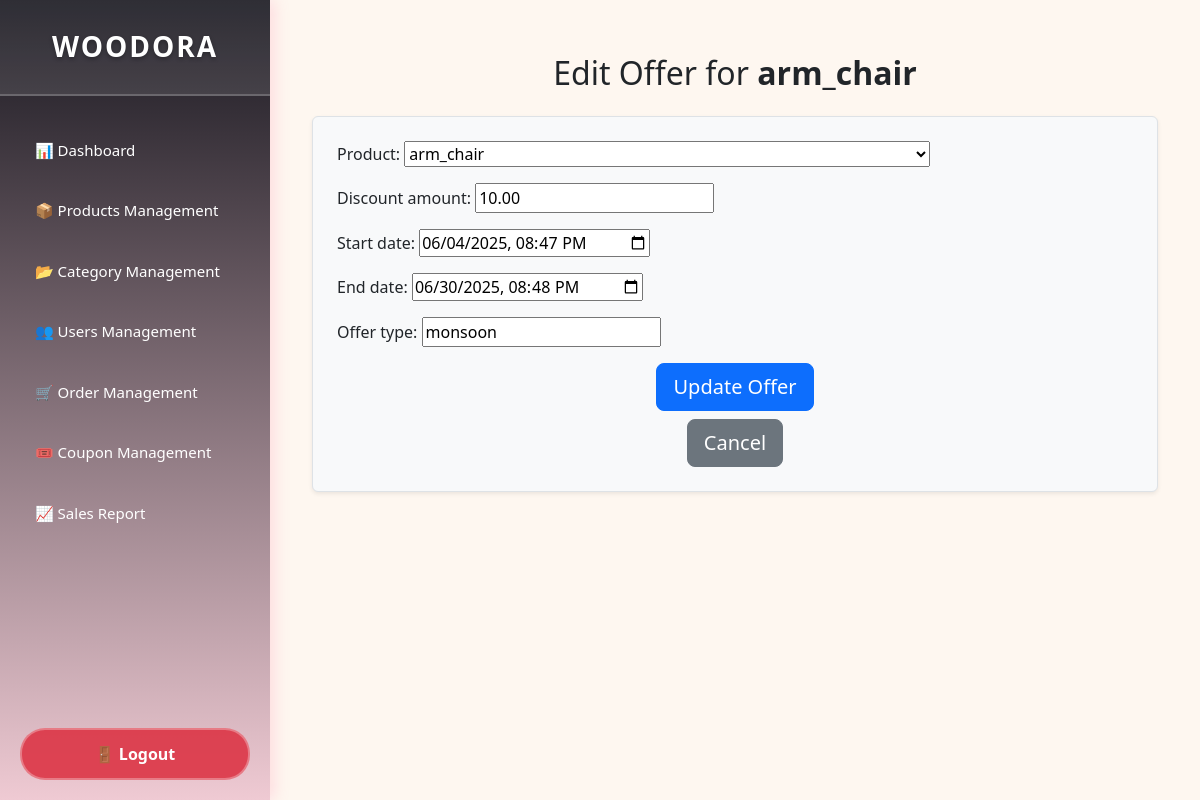
/custom_admin/products/4/edit_offer/ (signed in), run on the app's committed database.
### products/models.py (models this page shows, shortened)
class ProductOffer(models.Model):
    product = models.ForeignKey(Product, on_delete=models.CASCADE)
    discount_amount = models.DecimalField(max_digits=10, decimal_places=2)
    start_date = models.DateTimeField()
    end_date = models.DateTimeField()
    offer_type = models.CharField(max_length=50)

class Product(models.Model):
    category = models.ForeignKey(Category, on_delete=models.CASCADE, verbose_name="Category", default=1, related_name="products")
    name = models.CharField(max_length=200, verbose_name="Product Name")
    description = models.TextField(verbose_name="Product Description")
    brand = models.CharField(max_length=100, verbose_name="Brand", blank=True, null=True)
    price = models.DecimalField(max_digits=10, decimal_places=2, verbose_name="Price")
    stock = models.PositiveIntegerField(default=0)
    original_price = models.DecimalField(max_digits=10, decimal_places=2, verbose_name="Original Price", blank=True, null=True)
    discount_percentage = models.DecimalField(max_digits=5, decimal_places=2, verbose_name="Discount Percentage", blank=True, null=True, default=0)
    stock_status = models.BooleanField(default=True, verbose_name="In Stock")
    sold = models.PositiveIntegerField(verbose_name="Units Sold", default=0)
    coupons = models.ManyToManyField('Coupon', related_name='coupon_products',blank=True)
    main_image = models.ImageField(upload_to="products/main_images/", verbose_name="Main Image",default="products/main_images/default.jpg")
    material = models.CharField(max_length=100, verbose_name="Material", blank=True, null=True)
    dimensions = models.CharField(max_length=100, verbose_name="Dimensions", blank=True, null=True)
    weight = models.DecimalField(max_digits=5, decimal_places=2, verbose_name="Weight (kg)", blank=True, null=True)
    warranty = models.CharField(max_length=100, verbose_name="Warranty", blank=True, null=True)
    updated_at = models.DateTimeField(auto_now=True)
    is_active = models.BooleanField(default=True)
    created_at = models.DateTimeField(auto_now_add=True)
    is_deleted = models.BooleanField(default=False)
    def __str__(self):
        return self.name

### custom_admin/views.py (the view)
# urls.py: path('products/<int:offer_id>/edit_offer/', views.edit_offer, name='edit_offer'),
@login_required
def edit_offer(request, offer_id):
    offer = get_object_or_404(ProductOffer, id=offer_id)
    if request.method == 'POST':
        form = ProductOfferForm(request.POST, instance=offer)
        if form.is_valid():
            updated_offer = form.save(commit=False)
            try:
                updated_offer.full_clean()
                updated_offer.save()
                messages.success(request, f'Offer for {updated_offer.product.name} updated.')
                return redirect('custom_admin:products_view')
            except ValidationError as e:
                form.add_error(None, e)
    else:
        form = ProductOfferForm(instance=offer)
    return render(request, 'custom_admin/edit_offers.html', {'form': form, 'offer': offer})

### custom_admin/forms.py (shortened to what this page needs)
class ProductOfferForm(forms.ModelForm):
    class Meta:
        model = ProductOffer
        fields = ['product', 'discount_amount', 'start_date', 'end_date', 'offer_type']
        widgets = {
            'start_date': forms.DateTimeInput(attrs={'type': 'datetime-local'}),
            'end_date': forms.DateTimeInput(attrs={'type': 'datetime-local'}),
        }

### home/context_processors.py (called while the page is built)
def breadcrumbs(request):
    path_parts = request.path.strip('/').split('/')
    breadcrumbs = [{'title': 'Home', 'url': '/'}]
    if not path_parts or path_parts == ['']:
        return {'breadcrumbs': breadcrumbs}
    url = ''
    for i, part in enumerate(path_parts):
        url += f'/{part}'
        title = part.replace('-', ' ').title()
        if path_parts[0] == 'products' and path_parts[1] == 'products_details' and part.isdigit():
            try:
                product = Product.objects.get(id=part)
                title = product.name
            except Product.DoesNotExist:
                title = 'Product Not Found'
        breadcrumbs.append({'title': title, 'url': url})
    return {'breadcrumbs': breadcrumbs}

### products/context_processors.py (called while the page is built)
def cart_item_count(request):
    count = 0
    if request.user.is_authenticated:
        try:
            cart = Cart.objects.get(user=request.user)
            count = CartItem.objects.filter(cart=cart).count()
        except Cart.DoesNotExist:
            count = 0
    return {'cart_count': count}

### templates/custom_admin/edit_offers.html (shortened to what this page needs)
{% extends 'custom_admin/index.html' %}
{% block content %}
<div class="container mt-4">
    <h2 class="text-center mb-4">Edit Offer for <strong>{{ offer.product.name }}</strong></h2>
    <form method="post" class="border p-4 rounded shadow-sm bg-light">
        <div class="form-group mb-3">
            {{ form.as_p }}
        </div>
        <div class="form-group text-center">
            <button type="submit" class="btn btn-primary btn-lg">Update Offer</button>
        </div>
        <div class="form-group text-center mt-2">
            <a href="{% url 'custom_admin:products_view' %}" class="btn btn-secondary btn-lg">Cancel</a>
        </div>
    </form>
</div>
{% endblock %}

### templates/custom_admin/index.html (style rules this page uses)
body { margin: 0; padding: 0; font-family: 'Segoe UI', Tahoma, Geneva, Verdana, sans-serif; background-color: #fef7f0; }

### data on the page
ProductOffer: product.name "arm_chair", product "arm_chair", discount_amount "10.00", start_date "06/04/2025 20:47", end_date "06/30/2025 20:48", offer_type "monsoon"
